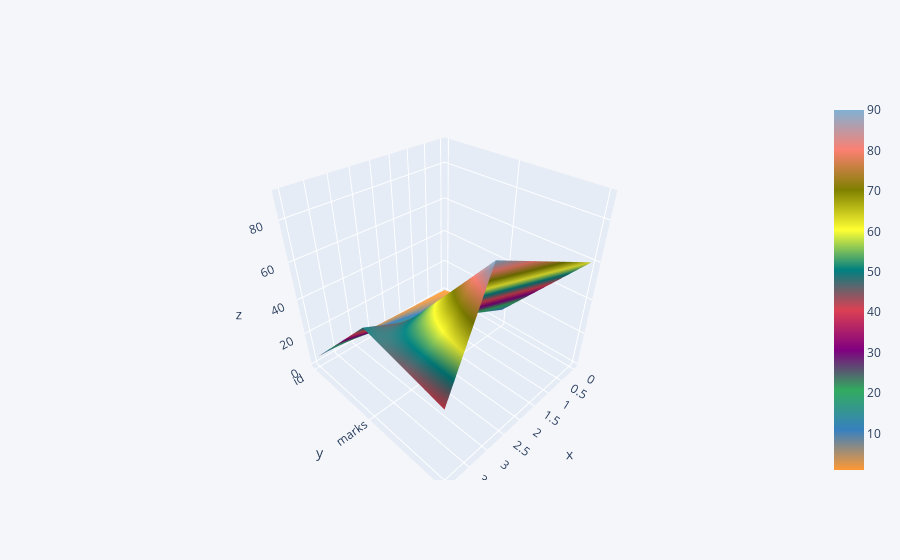

This figure's notebook cell:
### Code cell
p.iplot(kind = "surface")

### Figure 1 — Plotly figure (JSON) as saved in the notebook; plotly's stock layout.template omitted (floating-point values rounded to 4 significant figures)
{"data": [{"colorscale": [[0, "rgb(255, 153, 51)"], [0.1111, "rgb(55, 128, 191)"], [0.2222, "rgb(50, 171, 96)"], [0.3333, "rgb(128, 0, 128)"], [0.4444, "rgb(219, 64, 82)"], [0.5556, "rgb(0, 128, 128)"], [0.6667, "rgb(255, 255, 51)"], [0.7778, "rgb(128, 128, 0)"], [0.8889, "rgb(251, 128, 114)"], [1, "rgb(128, 177, 211)"]], "type": "surface", "x": [0, 1, 2, 3, 4], "y": ["id", "marks", "duration"], "z": [[1, 2, 3, 4, 5], [10, 20, 30, 40, 50], [60, 70, 80, 90, 40]]}], "layout": {"legend": {"bgcolor": "#F5F6F9", "font": {"color": "#4D5663"}}, "paper_bgcolor": "#F5F6F9", "plot_bgcolor": "#F5F6F9", "title": {"font": {"color": "#4D5663"}}, "xaxis": {"gridcolor": "#E1E5ED", "showgrid": true, "tickfont": {"color": "#4D5663"}, "title": {"font": {"color": "#4D5663"}, "text": ""}, "zerolinecolor": "#E1E5ED"}, "yaxis": {"gridcolor": "#E1E5ED", "showgrid": true, "tickfont": {"color": "#4D5663"}, "title": {"font": {"color": "#4D5663"}, "text": ""}, "zerolinecolor": "#E1E5ED"}}}
